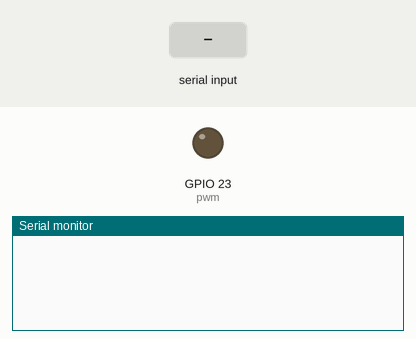
A sketch run on a simulated ESP32. On the bench: output pins drawn as LEDs (lit = HIGH), the last lines printed to the serial monitor. The inputs (shaded band) are chosen by the test bench.

Above: at 1.2 s.
1.3 s: "ADC\n" received over Serial
At 1.7 s:
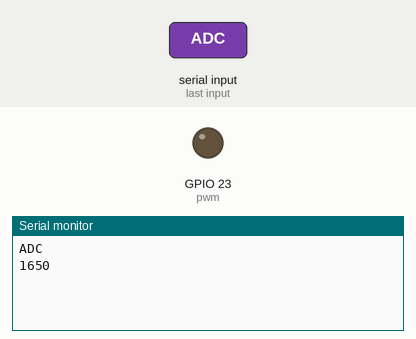
2.8 s: "ADC(\n" received over Serial
At 4.0 s:
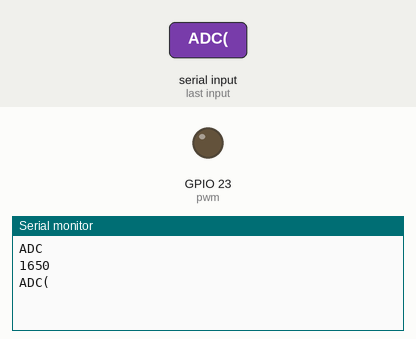
4.3 s: "PWM(\n" received over Serial
At 5.2 s:
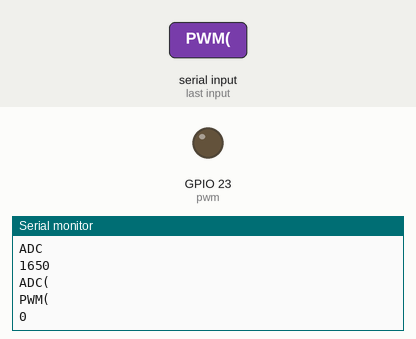

The sketch:

ej4.ino
```cpp
//potenciometro
const int portPin = 34; //Pin del potenciómetro
int x;
int potValor; //valor potenciometro
char a;
//pwm
const int pwm = 23;  // GPIO33 salida pwm
const int frecuencia = 5000;//Hz
const int ledChannel = 0; //Canal
const int resolucion = 8; //bits, de 0 a 255

float segundos; //para una lectura
int D; //lectura, duty escalado de 0 a 9
int dutyreal; //duty real, hasta 255
String opcion; //opción de salida

void setup(){
  Serial.begin(115200);
  // configuracion pwm
  ledcSetup(ledChannel, frecuencia, resolucion);
  ledcAttachPin(pwm, ledChannel); //salida pwm
}

void loop(){

    if(Serial.available()>0){ //condicion puerto libre
    segundos=0;
    opcion = Serial.readStringUntil('\n'); //lee lo que escribo por pantalla

    if (opcion == "ADC"){
      Serial.println(opcion);
      potValor = analogRead(portPin);
      x = map(potValor, 0, 4095 , 0, 3300);
      Serial.println(x); //Envío del valor al puerto serie
      delay(1000);
    }

    else if (opcion.startsWith("ADC(")){//si lo escrito empieza por ADC(
      Serial.println(opcion);
      opcion.remove(-1);
      opcion.remove(0, 4); //esta linea y la anterior borran los caracteres que no son los segundos
      segundos=opcion.toInt();//cambia de opcion a int
      if(segundos>0){
        Serial.println("Lectura del ADC cada "+String(segundos)+" segundos");
      }
    }

    else if (opcion.startsWith("PWM(")){//si empieza por PWM(
      Serial.println(opcion);
      opcion.remove(-1);
      opcion.remove(0, 4); // borra caracteres no interesantes
      D=opcion.toInt(); //pasa el numero a int
      dutyreal = map(D, 0, 9 , 0, 255); //escala a 255
      Serial.println(dutyreal);
  }
    }

    else if (opcion == 0){
      //no mando datos
    }
    if(segundos>0){
        potValor = analogRead(portPin);
        x = map(potValor, 0, 4095 , 0, 3300);
        Serial.println(x);
        delay(segundos*1000);//delay de segundos indicados
  }
    if (dutyreal>0 && dutyreal<256){
        ledcWrite(ledChannel,dutyreal);
        delay(1000); //tiempo entre lecturas de 1000 ms (1s)
    }
  }   
```

Measured:
- after the input at 1.3 s, the serial monitor: prints a new line at once (image 1)
- after the input at 2.8 s, the serial monitor: prints a new line at once (image 2)
- after the input at 4.3 s, the serial monitor: prints a new line at once (image 3)
